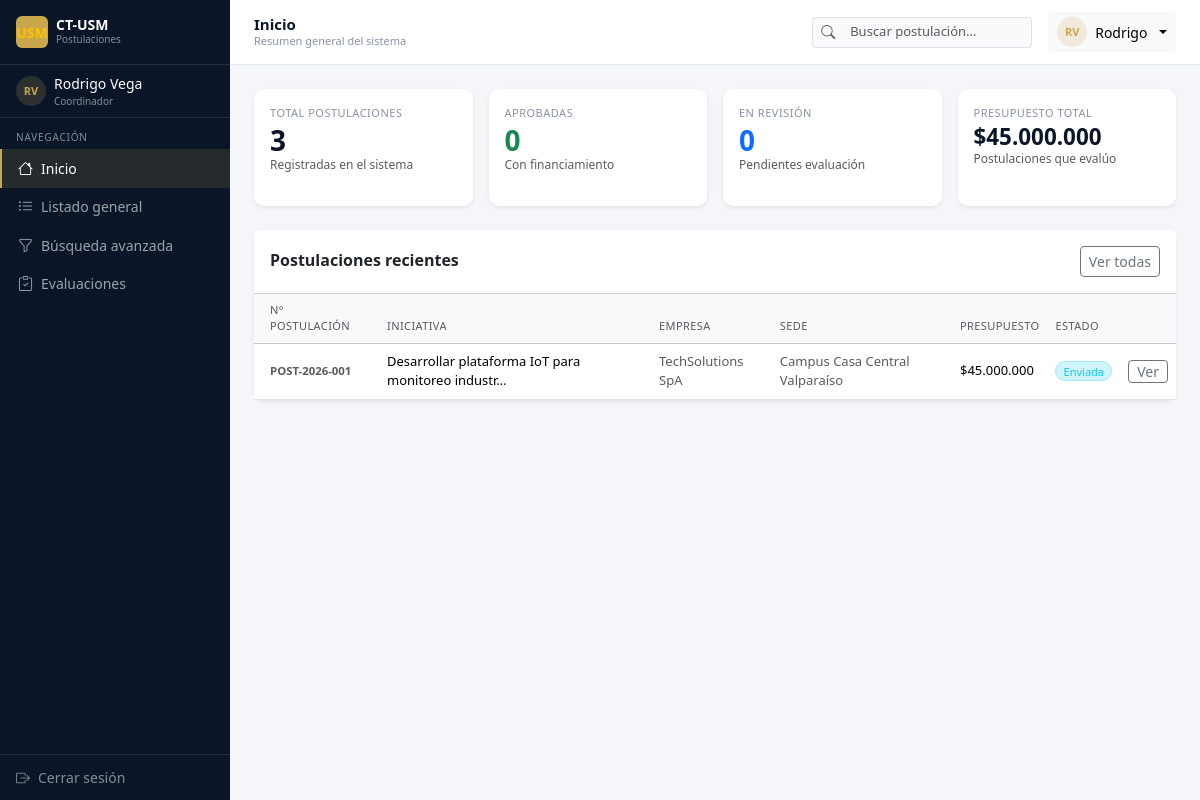
The page /ct_usm/app.php?page=inicio (signed in) on the database its author committed.
### tables this page shows
CREATE TABLE POSTULACION (
    id_postulacion        INT           NOT NULL AUTO_INCREMENT,
    numero_postulacion    VARCHAR(30)   NOT NULL,
    codigo_interno        VARCHAR(30)   NOT NULL,
    fecha_postulacion     DATE          NOT NULL,
    objetivo              VARCHAR(255)  NOT NULL,
    descripcion_soluciones VARCHAR(255) NULL,
    resultados_esperados  VARCHAR(255)  NULL,
    fecha_inicio          DATE          NOT NULL,
    fecha_termino         DATE          NOT NULL,
    presupuesto_total     DECIMAL(15,2) NOT NULL,
    id_tipo_iniciativa    INT           NOT NULL,
    id_estado             INT           NOT NULL,
    id_sede               INT           NOT NULL,
    id_region_ejecucion   INT           NOT NULL,
    id_region_impacto     INT           NOT NULL,
    id_empresa            INT           NOT NULL,
    CONSTRAINT pk_postulacion           PRIMARY KEY (id_postulacion),
    CONSTRAINT uq_numero_postulacion    UNIQUE (numero_postulacion),
    CONSTRAINT uq_codigo_interno        UNIQUE (codigo_interno),
    CONSTRAINT fk_post_tipo_iniciativa
        FOREIGN KEY (id_tipo_iniciativa) REFERENCES TIPO_INICIATIVA(id_tipo_iniciativa),
    CONSTRAINT fk_post_estado
        FOREIGN KEY (id_estado)          REFERENCES ESTADO_POSTULACION(id_estado),
    CONSTRAINT fk_post_sede
        FOREIGN KEY (id_sede)            REFERENCES SEDE(id_sede),
    CONSTRAINT fk_post_region_ejec
        FOREIGN KEY (id_region_ejecucion) REFERENCES REGION(id_region),
    CONSTRAINT fk_post_region_impacto
        FOREIGN KEY (id_region_impacto)   REFERENCES REGION(id_region),
    CONSTRAINT fk_post_empresa
        FOREIGN KEY (id_empresa)          REFERENCES EMPRESA(id_empresa)
);

### ct_usm/pages/inicio.php (the view, shortened to what this page needs)
<?php
include_once 'includes/badge_estado.php';
$pdo    = getDB();
$id_rol = (int)$_SESSION['id_rol'];
$id_usr = (int)$_SESSION['id_usuario'];
if ($id_rol === 1) {
    $stmt_stats = $pdo->prepare(
        "SELECT
            COUNT(*)                                                             AS total,
            SUM(CASE WHEN ep.descripcion = 'Aprobada'    THEN 1 ELSE 0 END)    AS aprobadas,
            SUM(CASE WHEN ep.descripcion = 'En Revisión' THEN 1 ELSE 0 END)    AS en_revision,
            SUM(CASE WHEN ep.descripcion = 'Rechazada'   THEN 1 ELSE 0 END)    AS rechazadas,
            SUM(CASE WHEN ep.descripcion = 'Borrador'    THEN 1 ELSE 0 END)    AS borradores,
            COALESCE(SUM(CASE WHEN ep.descripcion IN ('Enviada','En Revisión','Aprobada')
                              THEN p.presupuesto_total ELSE 0 END), 0)          AS presupuesto_total
         FROM POSTULACION p
         JOIN ESTADO_POSTULACION ep ON p.id_estado = ep.id_estado
         WHERE p.id_usuario_creador = ?"
    );
    $stmt_stats->execute([$id_usr]);
} elseif ($id_rol === 2) {
    $stmt_stats = $pdo->prepare(
        "SELECT
            COUNT(DISTINCT p.id_postulacion)                                     AS total,
            SUM(CASE WHEN ep.descripcion = 'Aprobada'    THEN 1 ELSE 0 END)    AS aprobadas,
            SUM(CASE WHEN ep.descripcion = 'En Revisión' THEN 1 ELSE 0 END)    AS en_revision,
            SUM(CASE WHEN ep.descripcion = 'Rechazada'   THEN 1 ELSE 0 END)    AS rechazadas,
            0                                                                    AS borradores,
            COALESCE(SUM(CASE WHEN ep.descripcion IN ('Enviada','En Revisión','Aprobada')
                              THEN p.presupuesto_total ELSE 0 END), 0)          AS presupuesto_total
         FROM POSTULACION p
         JOIN ESTADO_POSTULACION ep ON p.id_estado = ep.id_estado
         JOIN EVALUACION ev ON ev.id_postulacion = p.id_postulacion
         WHERE ev.id_usuario = ?"
    );
    $stmt_stats->execute([$id_usr]);
}
$stats = $stmt_stats->fetch();
if ($id_rol === 1) {
    $where_rec = 'WHERE v.id_usuario_creador = ' . $id_usr;
} elseif ($id_rol === 2) {
    $where_rec = "WHERE EXISTS(SELECT 1 FROM EVALUACION ev WHERE ev.id_postulacion = v.id_postulacion AND ev.id_usuario = {$id_usr}) AND v.estado != 'Borrador'";
} else {
    $where_rec = "WHERE v.estado != 'Borrador'";
}
$recientes = $pdo->query(
    "SELECT * FROM VW_POSTULACIONES_COMPLETAS v {$where_rec}
     ORDER BY v.fecha_postulacion DESC LIMIT 8"
)->fetchAll();
$label_presupuesto = match($id_rol) {
    1 => 'Mis postulaciones activas',
    2 => 'Postulaciones que evalúo',
    default => 'Iniciativas activas (sistema)',
};
?>
<div class="row g-3 mb-4">
    <div class="col-6 col-xl-3">
        <div class="card stat-card border-0 shadow-sm h-100">
            <div class="card-body">
                <p class="stat-label">Total postulaciones</p>
                <p class="stat-value"><?= $stats['total'] ?></p>
                <p class="stat-sub text-muted small">Registradas en el sistema</p>
            </div>
        </div>
    </div>
    <div class="col-6 col-xl-3">
        <div class="card stat-card border-0 shadow-sm h-100">
            <div class="card-body">
                <p class="stat-label">Aprobadas</p>
                <p class="stat-value text-success"><?= $stats['aprobadas'] ?></p>
                <p class="stat-sub text-muted small">Con financiamiento</p>
            </div>
        </div>
    </div>
    <div class="col-6 col-xl-3">
        <div class="card stat-card border-0 shadow-sm h-100">
            <div class="card-body">
                <p class="stat-label">En revisión</p>
                <p class="stat-value text-primary"><?= $stats['en_revision'] ?></p>
                <p class="stat-sub text-muted small">Pendientes evaluación</p>
            </div>
        </div>
    </div>
    <div class="col-6 col-xl-3">
        <div class="card stat-card border-0 shadow-sm h-100">
            <div class="card-body">
                <p class="stat-label">Presupuesto total</p>
                <p class="stat-value" style="font-size:1.4rem">$<?= number_format($stats['presupuesto_total'], 0, ',', '.') ?></p>
                <p class="stat-sub text-muted small"><?= htmlspecialchars($label_presupuesto) ?></p>
            </div>
        </div>
    </div>
</div>
<div class="card border-0 shadow-sm">
    <div class="card-header bg-white d-flex align-items-center justify-content-between py-3">
        <h2 class="h6 fw-semibold mb-0">
            <?= ($id_rol === 1) ? 'Mis postulaciones recientes' : 'Postulaciones recientes' ?>
        </h2>
        <div class="d-flex gap-2">
            <a href="app.php?page=listado" class="btn btn-outline-secondary btn-sm">Ver todas</a>
        </div>
    </div>
    <div class="card-body p-0">
        <?php if (empty($recientes)): ?>
            <div class="text-center py-5 text-muted">
                <i class="bi bi-inbox fs-1 d-block mb-2"></i>
                No hay postulaciones para mostrar.
                <?php if ($id_rol === 1): ?>
                    <br><a href="app.php?page=nueva_postulacion">Crear la primera</a>
                <?php endif; ?>
            </div>
        <?php else: ?>
        <div class="table-responsive">
            <table class="table table-hover align-middle mb-0">
                <thead class="table-light">
                    <tr>
                        <th class="text-muted small text-uppercase fw-medium px-3">N° Postulación</th>
                        <th class="text-muted small text-uppercase fw-medium">Iniciativa</th>
                        <th class="text-muted small text-uppercase fw-medium">Empresa</th>
                        <th class="text-muted small text-uppercase fw-medium">Sede</th>
                        <th class="text-muted small text-uppercase fw-medium">Presupuesto</th>
                        <th class="text-muted small text-uppercase fw-medium">Estado</th>
                        <th></th>
                    </tr>
                </thead>
                <tbody>
                <?php foreach ($recientes as $r): ?>
                    <tr>
                        <td class="px-3">
                            <span class="fw-semibold text-muted small"><?= htmlspecialchars($r['numero_postulacion']) ?></span>
                        </td>
                        <td>
                            <span class="fw-medium" style="font-size:13px">
                                <?= htmlspecialchars(mb_strimwidth($r['objetivo'], 0, 50, '…')) ?>
                            </span>
                        </td>
                        <td class="text-muted small"><?= htmlspecialchars($r['nombre_empresa']) ?></td>
                        <td class="text-muted small"><?= htmlspecialchars($r['sede']) ?></td>
                        <td class="fw-medium small">$<?= number_format($r['presupuesto_total'], 0, ',', '.') ?></td>
                        <td><?= badge_estado($r['estado']) ?></td>
                        <td>
                            <a href="app.php?page=ver_postulacion&id=<?= $r['id_postulacion'] ?>"
                               class="btn btn-outline-secondary btn-sm py-0">Ver</a>
                        </td>
                    </tr>
                <?php endforeach; ?>
                </tbody>
            </table>
        </div>
        <?php endif; ?>
    </div>
</div>

### ct_usm/includes/badge_estado.php
<?php
if (!function_exists('badge_estado')) {
    function badge_estado(string $estado): string {
        $clase = match($estado) {
            'Aprobada'    => 'bg-success-subtle text-success border border-success-subtle',
            'En Revisión' => 'bg-primary-subtle text-primary border border-primary-subtle',
            'Enviada'     => 'bg-info-subtle text-info border border-info-subtle',
            'Borrador'    => 'bg-secondary-subtle text-secondary border border-secondary-subtle',
            'Rechazada'   => 'bg-danger-subtle text-danger border border-danger-subtle',
            'Cerrada'     => 'bg-warning-subtle text-warning border border-warning-subtle',
            default       => 'bg-light text-dark',
        };
        return '<span class="badge rounded-pill ' . $clase . ' fw-medium" style="font-size:11px">'
             . htmlspecialchars($estado) . '</span>';
    }
}

### ct_usm/css/style.css (style rules this page uses)
:root { --usm-navy: #0a1628; --usm-blue: #1a3a6b; --usm-accent: #c8a84b; --sidebar-w: 230px; }
.app-body { background: #f4f6fa; min-height: 100vh; }
.stat-card { border-radius: 10px; }
.stat-label { font-size: 11px; text-transform: uppercase; letter-spacing: .5px; color: #8892a4; margin-bottom: 4px; }
.stat-value { font-size: 28px; font-weight: 700; color: var(--usm-navy); margin-bottom: 2px; line-height: 1; }
.stat-sub { font-size: 12px; }
.table th { font-size: 11px; text-transform: uppercase; letter-spacing: .4px; font-weight: 500; }
.table td { font-size: 13px; }
.card { border-radius: 10px; }

### rows shown on the page
postulacion: numero_postulacion "POST-2026-001", objetivo "Desarrollar plataforma IoT para monitoreo industr…", nombre_empresa "TechSolutions SpA", sede "Campus Casa Central Valparaíso", presupuesto_total "45.000.000", estado "Enviada"

### other values the page prints
substr($_SESSION['nombre'],0,1).substr($_SESSION['apellido'],0,1) "RV"
$_SESSION['nombre'].' '.$_SESSION['apellido'] "Rodrigo Vega"
$_SESSION['rol_nombre'] "Coordinador"
$item['label'] "Inicio"
$item['label'] "Listado general"
$item['label'] "Búsqueda avanzada"
$item['label'] "Evaluaciones"
$titulo_pagina "Inicio"
$subtitulo "Resumen general del sistema"
$_SESSION['nombre'] "Rodrigo"
$stats['total'] "3"
$stats['aprobadas'] "0"
$stats['en_revision'] "0"
$stats['presupuesto_total'] "45.000.000"
$label_presupuesto "Postulaciones que evalúo"
